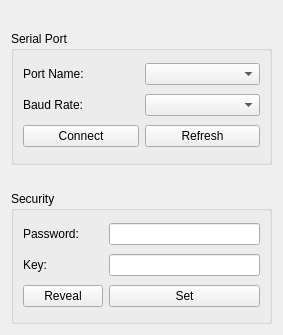
          <widget class="QWidget" name="scrollAreaWidgetContents_5">
           <property name="geometry">
            <rect>
             <x>270</x>
             <y>189</y>
             <width>283</width>
             <height>335</height>
            </rect>
           </property>
           <property name="sizePolicy">
            <sizepolicy hsizetype="Fixed" vsizetype="Fixed">
             <horstretch>0</horstretch>
             <verstretch>0</verstretch>
            </sizepolicy>
           </property>
           <layout class="QGridLayout" name="gridLayout_47">
            <property name="sizeConstraint">
             <enum>QLayout::SetDefaultConstraint</enum>
            </property>
            <item row="1" column="0">
             <widget class="QGroupBox" name="groupBox_18">
              <property name="title">
               <string>Serial Port</string>
              </property>
              <layout class="QGridLayout" name="gridLayout_37">
               <item row="0" column="0">
                <widget class="QLabel" name="label_76">
                 <property name="text">
                  <string>Port Name:</string>
                 </property>
                </widget>
               </item>
               <item row="0" column="1">
                <widget class="QComboBox" name="ControlPanelSettings_serialPortNameComboBox"/>
               </item>
               <item row="1" column="0">
                <widget class="QLabel" name="label_77">
                 <property name="text">
                  <string>Baud Rate:</string>
                 </property>
                </widget>
               </item>
               <item row="1" column="1">
                <widget class="QComboBox" name="ControlPanelSettings_serialPortBaudRate_ComboBox">
                 <property name="currentText">
                  <string/>
                 </property>
                 <property name="frame">
                  <bool>true</bool>
                 </property>
                </widget>
               </item>
               <item row="3" column="1">
                <widget class="QPushButton" name="ControlPanelSettings_refreshSerialPortButton">
                 <property name="text">
                  <string>Refresh</string>
                 </property>
                </widget>
               </item>
               <item row="3" column="0">
                <widget class="QPushButton" name="ControlPanelSettings_serialPort_SetButton">
                 <property name="text">
                  <string>Connect</string>
                 </property>
                </widget>
               </item>
              </layout>
             </widget>
            </item>
            <item row="3" column="0">
             <widget class="QGroupBox" name="groupBox_19">
              <property name="title">
               <string>Security</string>
              </property>
              <layout class="QGridLayout" name="gridLayout_38">
               <item row="1" column="1">
                <widget class="QLineEdit" name="ControlPanelSettings_securityKeyLineEdit">
                 <property name="echoMode">
                  <enum>QLineEdit::Password</enum>
                 </property>
                </widget>
               </item>
               <item row="0" column="0">
                <widget class="QLabel" name="label_79">
                 <property name="text">
                  <string>Password:</string>
                 </property>
                </widget>
               </item>
               <item row="0" column="1">
                <widget class="QLineEdit" name="ControlPanelSettings_securityPasswordLineEdit">
                 <property name="echoMode">
                  <enum>QLineEdit::Password</enum>
                 </property>
                </widget>
               </item>
               <item row="1" column="0">
                <widget class="QLabel" name="label_80">
                 <property name="text">
                  <string>Key:</string>
                 </property>
                </widget>
               </item>
               <item row="2" column="0">
                <widget class="QPushButton" name="ControlPanelSettings_Security_Reveal_Button">
                 <property name="text">
                  <string>Reveal</string>
                 </property>
                </widget>
               </item>
               <item row="2" column="1">
                <widget class="QPushButton" name="ControlPanelSettings_securitySetButton">
                 <property name="text">
                  <string>Set</string>
                 </property>
                </widget>
               </item>
              </layout>
             </widget>
            </item>
            <item row="2" column="0">
             <spacer name="horizontalSpacer_20">
              <property name="orientation">
               <enum>Qt::Horizontal</enum>
              </property>
              <property name="sizeHint" stdset="0">
               <size>
                <width>40</width>
                <height>20</height>
               </size>
              </property>
             </spacer>
            </item>
            <item row="0" column="0">
             <spacer name="horizontalSpacer_22">
              <property name="orientation">
               <enum>Qt::Horizontal</enum>
              </property>
              <property name="sizeHint" stdset="0">
               <size>
                <width>40</width>
                <height>20</height>
               </size>
              </property>
             </spacer>
            </item>
           </layout>
          </widget>
